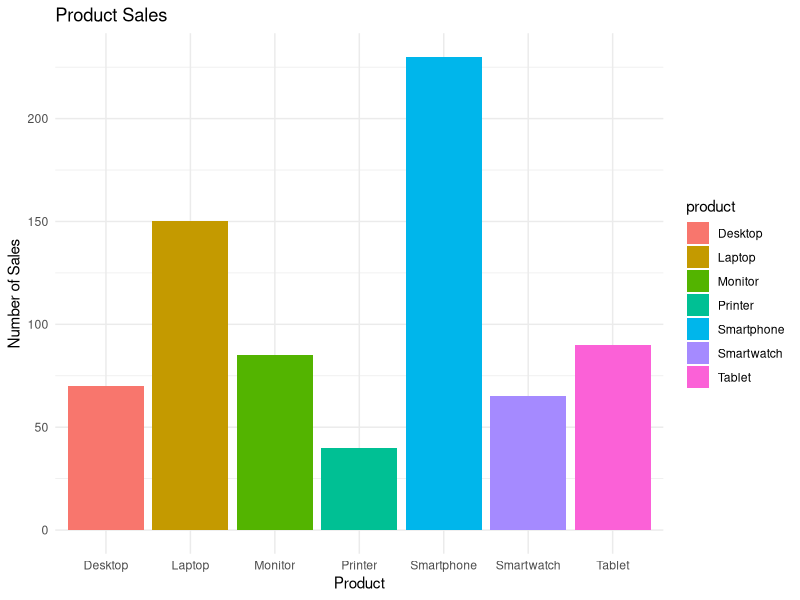
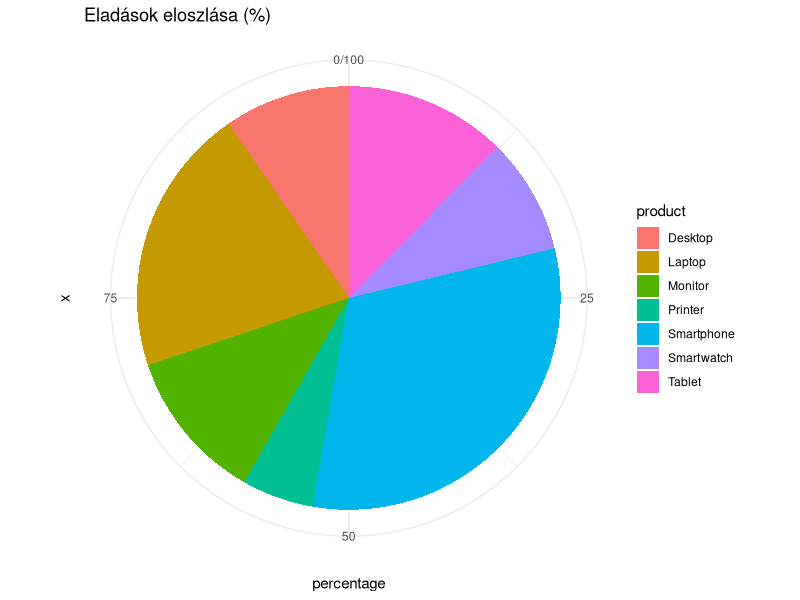

The R script that drew these images, in order:
library(ggplot2)

sales_data <- data.frame(
  product = c("Laptop", "Tablet", "Smartphone", "Desktop", "Monitor", "Printer", "Smartwatch"),
  sales = c(150, 90, 230, 70, 85, 40, 65)
)

ggplot(sales_data, aes(x = product, y = sales, fill = product)) +
  geom_bar(stat = "identity") +
  labs(title = "Product Sales", x = "Product", y = "Number of Sales") +
  theme_minimal()

average_sales <- mean(sales_data$sales)
print(paste("Az átlagos eladás:", average_sales))

best_selling <- sales_data$product[which.max(sales_data$sales)]
print(paste("A legjobban fogyó termék:", best_selling))

#github oldálán írok


sales_data$percentage <- sales_data$sales / sum(sales_data$sales) * 100

ggplot(sales_data, aes(x = "", y = percentage, fill = product)) +
  geom_bar(width = 1, stat = "identity") +
  coord_polar("y") +
  labs(title = "Eladások eloszlása (%)") +
  theme_minimal()
